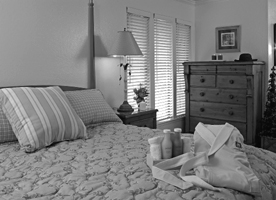
#> input picture data/test/Bedroom/image_0003.jpg, 276 x 200 px
$ python -i BOVW.py   (imports and definitions only)
#> lines starting #> are read from the running program, lines starting #| are printed output that depends on the picture
import cv2
import numpy as np
from sklearn.cluster import KMeans
import pickle
import os
import matplotlib.pyplot as plt


# [131 lines left out: functions build_vocabulary, get_bags_of_sifts, plot_histogram, not called in this run]

def visualize_sift_keypoints(image_path, save_path=None, max_keypoints=500):

#> called with image_path = 'data/test/Bedroom/image_0003.jpg', max_keypoints = 500
    img = cv2.imread(image_path, cv2.IMREAD_GRAYSCALE)
#> img is the input picture: shape (200, 276); min 3, max 255, mean 125.1

    if img is None:
        print(f"Error: Could not load image from {image_path}")
        return


    img_color = cv2.cvtColor(img, cv2.COLOR_GRAY2BGR)


    sift = cv2.SIFT_create(nfeatures=max_keypoints)

    keypoints, descriptors = sift.detectAndCompute(img, None)
#> keypoints = 385 keypoints; strongest (x, y, size): (141, 94, 8.1), (132, 102, 5.9), (163, 113, 10.6), (166, 104, 19)

    img_with_keypoints = cv2.drawKeypoints(
        img_color,
        keypoints,
        None,
        flags=cv2.DRAW_MATCHES_FLAGS_DRAW_RICH_KEYPOINTS
    )
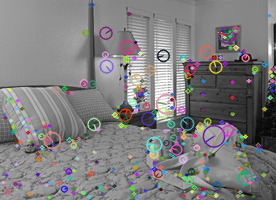
#> img_with_keypoints: shape (200, 276, 3); mean B, G, R 126.3, 125.8, 126.9

    plt.figure(figsize=(12, 8))
    plt.imshow(cv2.cvtColor(img_with_keypoints, cv2.COLOR_BGR2RGB))
    plt.title(f'SIFT Keypoints Visualization\nNumber of keypoints: {len(keypoints)}')
    plt.axis('off')

    if save_path:
        os.makedirs(os.path.dirname(save_path), exist_ok=True)
        plt.savefig(save_path, dpi=150, bbox_inches='tight')
        print(f"SIFT keypoints visualization saved to {save_path}")
    else:
        plt.show()

    plt.close()

# [19 lines left out: functions save_features_to_pickle, load_features_from_pickle, not called in this run]

>>> result = visualize_sift_keypoints('data/test/Bedroom/image_0003.jpg')

$ run again, on data/test/Bedroom/image_0004.jpg
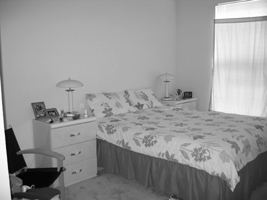
#> input picture data/test/Bedroom/image_0004.jpg, 267 x 200 px
#> in visualize_sift_keypoints, img is the input picture: shape (200, 267); min 2, max 255, mean 149.6
#> keypoints = 250 keypoints; strongest (x, y, size): (9, 135, 7.6), (25, 188, 3.8), (51, 122, 2.1), (11, 170, 5)
#> in visualize_sift_keypoints, `img_with_keypoints = cv2.drawKeypoints( img_color, keypoints, None, fl..`:
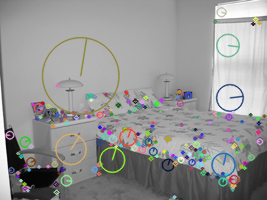
#> img_with_keypoints: shape (200, 267, 3); mean B, G, R 148.4, 149.3, 149

$ run again, on data/test/Bedroom/image_0007.jpg
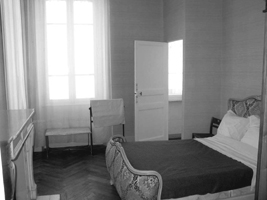
#> input picture data/test/Bedroom/image_0007.jpg, 267 x 200 px
#> in visualize_sift_keypoints, img is the input picture: shape (200, 267); min 15, max 255, mean 131.2
#> keypoints = 123 keypoints; strongest (x, y, size): (175, 50, 13), (72, 70, 55.9), (175, 85, 13.4), (211, 134, 4.2)
#> in visualize_sift_keypoints, `img_with_keypoints = cv2.drawKeypoints( img_color, keypoints, None, fl..`:
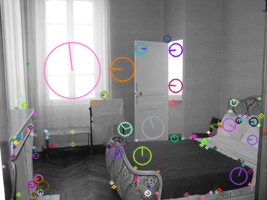
#> img_with_keypoints: shape (200, 267, 3); mean B, G, R 131.6, 131, 132.2

$ run again, on data/test/Bedroom/image_0008.jpg
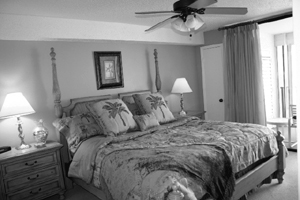
#> input picture data/test/Bedroom/image_0008.jpg, 300 x 200 px
#> in visualize_sift_keypoints, img is the input picture: shape (200, 300); min 4, max 255, mean 133.9
#> keypoints = 456 keypoints; strongest (x, y, size): (294, 117, 2.4), (289, 15, 4.8), (295, 150, 2.7), (290, 149, 2.8)
#> in visualize_sift_keypoints, `img_with_keypoints = cv2.drawKeypoints( img_color, keypoints, None, fl..`:
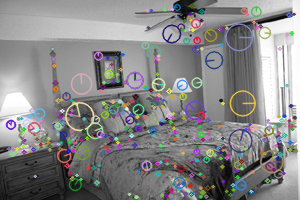
#> img_with_keypoints: shape (200, 300, 3); mean B, G, R 135.4, 135.2, 135.5
